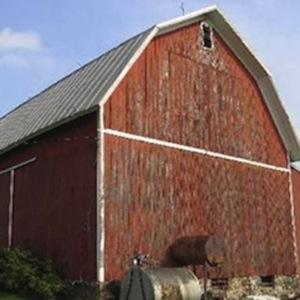
#> input picture inference_design/stim_favila/barn1.jpg, 300 x 300 px; its folder holds 5 pictures in this run
$ python paradigm_fig.py
#> lines starting #> are read from the running program, lines starting #| are printed output that depends on the picture
from pathlib import Path
import matplotlib
matplotlib.use("Agg")
import matplotlib.pyplot as plt
from matplotlib.patches import Rectangle
from PIL import Image

D = Path(__file__).resolve().parent
P = D / "stim_favila"
plt.rcParams.update({"font.family": "Helvetica", "font.weight": "light", "svg.fonttype": "none"})
INK, GRAY = "#26262f", "#9a9aa2"

def im(n):
#> called with n = 'barn1.jpg'
    img = Image.open(P / n).convert("RGB")
#> img is the input picture: PIL image 300x300 RGB; mean R, G, B 122, 101, 98
    s = min(img.size)
#> s = 300
    return img.crop(((img.width - s) // 2, (img.height - s) // 2, (img.width + s) // 2, (img.height + s) // 2))

A, C, B = im("barn1.jpg"), im("barn2.jpg"), im("face09.jpg")
#> call 2 of im, with n = 'barn2.jpg'
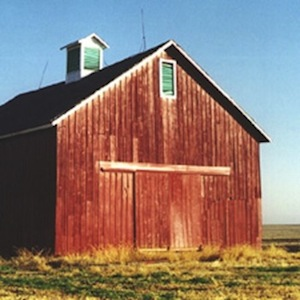
#> input picture inference_design/stim_favila/barn2.jpg, 300 x 300 px
#> in im, img is the input picture: PIL image 300x300 RGB; mean R, G, B 140.7, 119.5, 110.7
#> call 3 of im, with n = 'face09.jpg'
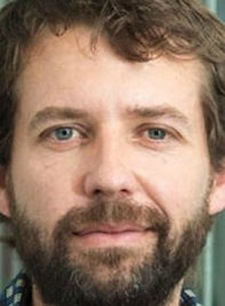
#> input picture inference_design/stim_favila/face09.jpg, 225 x 306 px
#> in im, img is the input picture: PIL image 225x306 RGB; mean R, G, B 145, 118.9, 100.9
#> in im (call 3), `return img.crop(((img.width - s) // 2, (img.height - s) // 2, (img.wid..`:
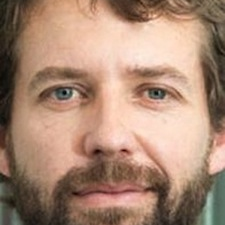
#> returned value: PIL image 225x225 RGB; mean R, G, B 169.2, 136.6, 116.4
nA, nC = im("boardwalk1.jpg"), im("boardwalk2.jpg")
#> (the run stopped early here; a loop or call above may not have finished)
